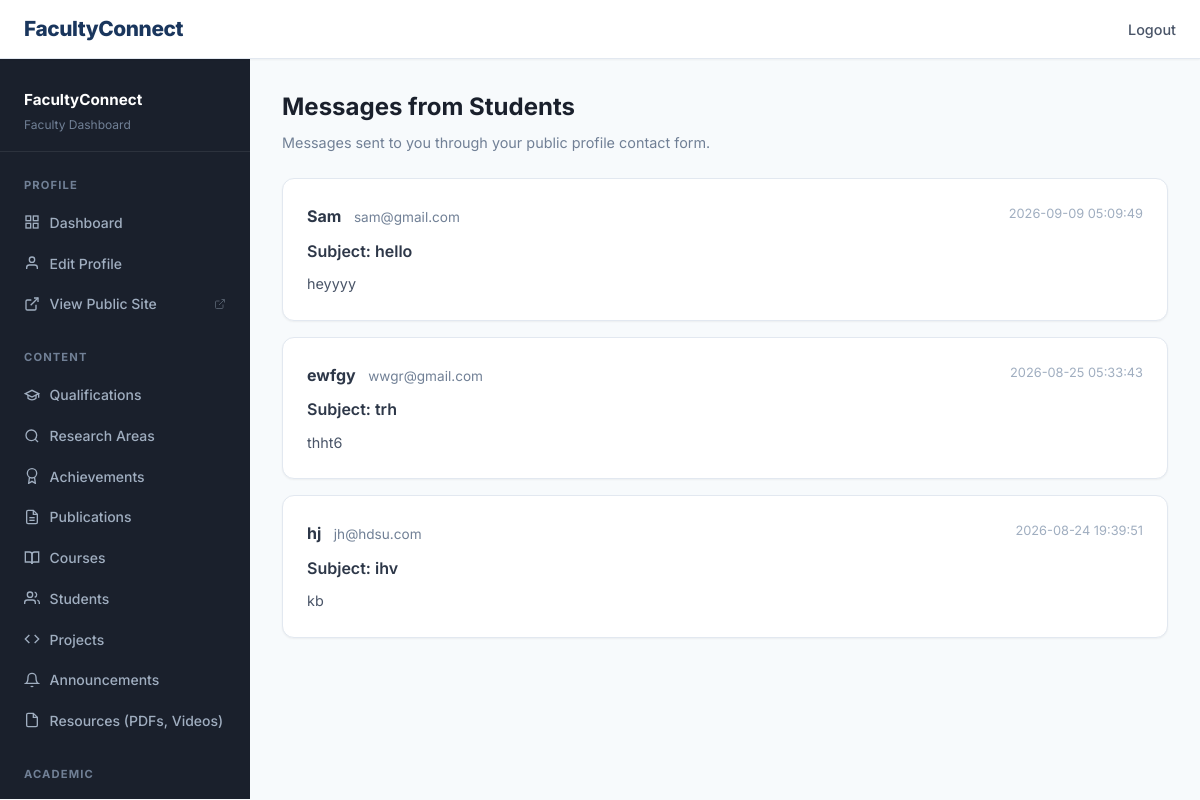
Page /dashboard/messages (signed in) on the committed database.
### tables this page shows
CREATE TABLE messages (
            id INTEGER PRIMARY KEY AUTOINCREMENT,
            faculty_id INTEGER NOT NULL,
            sender_name TEXT NOT NULL,
            sender_email TEXT NOT NULL,
            subject TEXT DEFAULT '',
            message TEXT NOT NULL,
            is_read INTEGER DEFAULT 0,
            created_at TIMESTAMP DEFAULT CURRENT_TIMESTAMP,
            FOREIGN KEY (faculty_id) REFERENCES faculty(id) ON DELETE CASCADE
        );

### app.py (the view, shortened to what this page needs)
@app.route('/dashboard/messages')
@fresh_login_required
def view_messages():
    db = get_db()
    fid = g.faculty['id']
    mid = request.args.get('read')
    messages = db.execute(
        'SELECT * FROM messages WHERE faculty_id=? ORDER BY is_read ASC, created_at DESC', (fid,)
    ).fetchall()
    return render_template('faculty/view_messages.html', faculty=g.faculty, messages=messages)

### app.py (called while the page is built, shortened)
def get_platform_db():
    try:
        if 'platform_db' not in g:
            g.platform_db = sqlite3.connect(app.config['DATABASE'], timeout=15)
            g.platform_db.row_factory = sqlite3.Row
            g.platform_db.execute('PRAGMA foreign_keys = ON')
            try:
                g.platform_db.execute('PRAGMA journal_mode = WAL')
            except Exception:
                pass
        return g.platform_db
    except RuntimeError:
        db = sqlite3.connect(app.config['DATABASE'], timeout=15)
        db.row_factory = sqlite3.Row
        db.execute('PRAGMA foreign_keys = ON')
        return db

def get_db():
    if 'db' not in g:
        fid = None
        try:
            fid = session.get('faculty_id')
        except RuntimeError:
            pass
        if fid:
            pdb = get_platform_db()
            row = pdb.execute('SELECT is_detached FROM faculty WHERE id = ?', (fid,)).fetchone()
        g.db = sqlite3.connect(app.config['DATABASE'], timeout=15)
        g.db.row_factory = sqlite3.Row
        g.db.execute('PRAGMA foreign_keys = ON')
        try:
            g.db.execute('PRAGMA journal_mode = WAL')
        except Exception:
            pass
        g._using_independent_db = False
    return g.db

def is_independent_db():
    return getattr(g, '_using_independent_db', False)

def get_faculty_by_id(fid):
    pdb = get_platform_db()
    return pdb.execute('SELECT * FROM faculty WHERE id = ?', (fid,)).fetchone()

def fresh_login_required(f):
    @wraps(f)
    def decorated(*args, **kwargs):
        if 'faculty_id' not in session:
            flash('Please log in.', 'warning')
            return redirect(url_for('login'))
        faculty = get_faculty_by_id(session['faculty_id'])
        if not faculty or not faculty['is_active']:
            session.clear()
            flash('Account not found or deactivated.', 'danger')
            return redirect(url_for('login'))
        g.faculty = faculty
        return f(*args, **kwargs)
    return decorated

@app.context_processor
def inject_admin_counts():
    try:
        pdb = get_platform_db()
        return {
            'pending_migrations_count': pdb.execute("SELECT COUNT(*) c FROM migration_requests WHERE status='pending'").fetchone()['c'],
            'unresolved_threats_count': pdb.execute('SELECT COUNT(*) c FROM threats WHERE is_resolved=0').fetchone()['c'],
        }
    except Exception:
        return {'pending_migrations_count': 0, 'unresolved_threats_count': 0}

### templates/faculty/view_messages.html (shortened to what this page needs)
<!DOCTYPE html>
<html lang="en">
<head>
    <link rel="stylesheet" href="{{ url_for('static', filename='css/style.css') }}">
</head>
<body>
    <nav class="navbar"><div class="container"><a href="{{ url_for('faculty_dashboard') }}" class="navbar-brand">FacultyConnect</a><ul class="navbar-nav"><li><a href="{{ url_for('logout') }}">Logout</a></li></ul></div></nav>
    <div class="dashboard-layout">
        {% set active_page = 'messages' %}
        {% include 'faculty/_sidebar.html' %}
        <main class="dashboard-content">
            <h1 style="font-size: 1.5rem; margin-bottom: 0.5rem;">Messages from Students</h1>
            <p style="color: #718096; font-size: 0.9rem; margin-bottom: 1.5rem;">Messages sent to you through your public profile contact form.</p>
            {% if messages %}
            {% for m in messages %}
            <div class="card" style="margin-bottom: 1rem; {% if not m.is_read %}border-left: 4px solid #3182ce;{% endif %}">
                <div style="display: flex; justify-content: space-between; align-items: flex-start; margin-bottom: 0.5rem;">
                    <div>
                        <strong style="font-size: 1rem;">{{ m.sender_name }}</strong>
                        <span style="color: #718096; font-size: 0.85rem; margin-left: 0.5rem;">{{ m.sender_email }}</span>
                    </div>
                    <span style="font-size: 0.8rem; color: #a0aec0;">{{ m.created_at }}</span>
                </div>
                <div style="font-weight: 600; margin-bottom: 0.5rem;">Subject: {{ m.subject or '(no subject)' }}</div>
                <p style="color: #4a5568; font-size: 0.9rem; white-space: pre-wrap;">{{ m.message }}</p>
            </div>
            {% endfor %}
            {% else %}
            <div class="empty-state"><h3>No messages yet</h3><p>Messages from students will appear here when they contact you through your public profile.</p></div>
            {% endif %}
        </main>
    </div>
</body>
</html>

### static/css/style.css (style rules this page uses)
:root { --primary: #1a365d; --primary-light: #2b4c7e; --primary-dark: #0f2440; --accent: #2c5282; --accent-light: #3182ce; --accent-hover: #2b6cb0; --success: #276749; --success-light: #38a169; --warning: #975a16; --warning-light: #d69e2e; --danger: #9b2c2c; --danger-light: #e53e3e; --info: #2b6cb0; --info-light: #4299e1; --gray-50: #f7fafc; --gray-100: #edf2f7; --gray-200: #e2e8f0; --gray-300: #cbd5e0; --gray-400: #a0aec0; --gray-500: #718096; --gray-600: #4a5568; --gray-700: #2d3748; --gray-800: #1a202c; --gray-900: #171923; --white: #ffffff; --font-sans: 'Inter', -apple-system, BlinkMacSystemFont, 'Segoe UI', Roboto, sans-serif; --font-serif: 'Merriweather', Georgia, serif; --shadow-sm: 0 1px 2px rgba(0,0,0,0.05); --shadow: 0 1px 3px rgba(0,0,0,0.1), 0 1px 2px rgba(0,0,0,0.06); --shadow-md: 0 4px 6px rgba(0,0,0,0.07), 0 2px 4px rgba(0,0,0,0.06); --shadow-lg: 0 10px 25px rgba(0,0,0,0.1), 0 4px 6px rgba(0,0,0,0.05); --shadow-xl: 0 20px 40px rgba(0,0,0,0.12); --radius: 8px; --radius-lg: 12px; --radius-xl: 16px; --transition: all 0.2s ease; --transition-slow: all 0.3s ease; }
*, *::before, *::after { margin: 0; padding: 0; box-sizing: border-box; }
html { scroll-behavior: smooth; font-size: 16px; -webkit-font-smoothing: antialiased; -moz-osx-font-smoothing: grayscale; }
body { font-family: var(--font-sans); color: var(--gray-700); background: var(--gray-50); line-height: 1.65; min-height: 100vh; }
a { color: var(--accent-light); text-decoration: none; transition: var(--transition); }
h1, h2, h3, h4, h5, h6 { color: var(--gray-800); line-height: 1.3; margin-bottom: 0.5em; font-weight: 700; }
.container { max-width: 1200px; margin: 0 auto; padding: 0 1.5rem; }
.navbar { background: var(--white); border-bottom: 1px solid var(--gray-200); padding: 0.75rem 0; position: sticky; top: 0; z-index: 100; box-shadow: var(--shadow-sm); backdrop-filter: blur(8px); background: rgba(255,255,255,0.95); }
.navbar .container { display: flex; justify-content: space-between; align-items: center; }
.navbar-brand { font-size: 1.3rem; font-weight: 800; color: var(--primary); text-decoration: none; letter-spacing: -0.02em; }
.navbar-nav { display: flex; gap: 1.5rem; list-style: none; align-items: center; }
.navbar-nav a { color: var(--gray-600); font-weight: 500; font-size: 0.9rem; padding: 0.25rem 0; position: relative; }
.navbar-nav a::after { content: ''; position: absolute; bottom: -2px; left: 0; width: 0; height: 2px; background: var(--accent-light); transition: width 0.2s ease; }
.card { background: var(--white); border: 1px solid var(--gray-200); border-radius: var(--radius-lg); padding: 1.5rem; box-shadow: var(--shadow-sm); transition: var(--transition); }
.dashboard-layout { display: grid; grid-template-columns: 250px 1fr; min-height: calc(100vh - 60px); }
.dashboard-content { padding: 2rem; background: var(--gray-50); min-height: 100%; }

### rows in the picture
messages: sender_name "Sam", sender_email "sam@gmail.com", created_at "2026-09-09 05:09:49", subject "hello", message "heyyyy"
messages: sender_name "ewfgy", sender_email "wwgr@gmail.com", created_at "2026-08-25 05:33:43", subject "trh", message "thht6"
messages: sender_name "hj", sender_email "jh@hdsu.com", created_at "2026-08-24 19:39:51", subject "ihv", message "kb"
